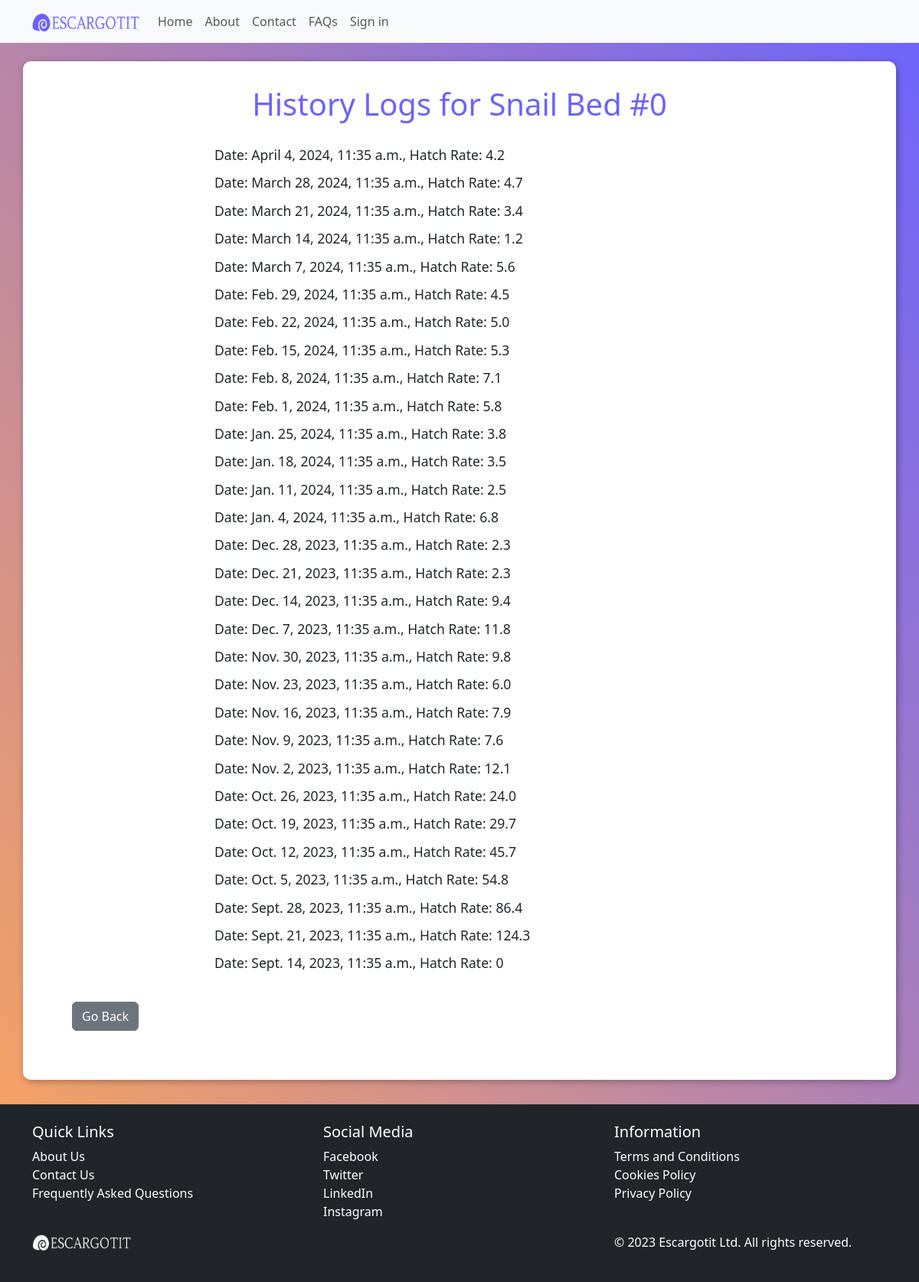
Screenshot of /view_hatch_rate_history/383/ with the database file from the repository.
### core/models.py (models this page shows, shortened)
class SnailBed(models.Model):
    bed_name = models.CharField(max_length=100, unique=False, null=True, blank=True)
    user = models.ForeignKey(AdminUser, on_delete=models.CASCADE, null=True, blank=True, db_constraint=False)
    employee = models.ForeignKey(EmployeeUser, on_delete=models.SET_NULL, null=True, blank=True, db_constraint=False)
    snail_amount = models.IntegerField(null=True, blank=True)
    hatch_rate = models.ForeignKey('SnailHatchRate', on_delete=models.SET_NULL, null=True, blank=True)
    mortality_rate = models.ForeignKey('SnailMortalityRate', on_delete=models.SET_NULL, null=True, blank=True)
    maturity_rate = models.ForeignKey('TimeTakenToMature', on_delete=models.SET_NULL, null=True, blank=True)
    snail_feed = models.ForeignKey('SnailFeed', on_delete=models.SET_NULL, null=True, blank=True)

class SnailHatchRate(models.Model):
    snail_bed = models.ForeignKey(SnailBed, on_delete=models.CASCADE)
    preexisting_snail_amount = models.IntegerField(null=True, blank=True, default=0)
    newly_hatched_snails = models.IntegerField()
    hatch_rate_percentage = models.DecimalField(max_digits=5, decimal_places=2, null=True, blank=True)
    datetime = models.DateTimeField(default=timezone.now)
    @property
    def hatch_rate_percentage(self):
        if self.preexisting_snail_amount > 0:
            return round( (self.newly_hatched_snails / self.preexisting_snail_amount) * 100 , 1)
        else:
            return 0

### core/views.py (the view)
# urls.py: path('view_hatch_rate_history/<int:snail_bed_id>/', views.SnailHatchRateListView.as_view(), name='view_hatch_rate_history'),
class SnailHatchRateListView(ListView):
    model = SnailHatchRate
    template_name = 'history.html'
    context_object_name = 'history_data'
    def get_queryset(self):
        snail_bed = get_object_or_404(SnailBed, id=self.kwargs['snail_bed_id'])
        return SnailHatchRate.objects.filter(snail_bed=snail_bed).order_by('-datetime')
    def get_context_data(self, **kwargs):
        context = super().get_context_data(**kwargs)
        context['snail_bed'] = get_object_or_404(SnailBed, id=self.kwargs['snail_bed_id'])
        return context

### core/templatetags/filters.py (called while the page is built)
@register.filter
def classname(obj):
    return obj.__class__.__name__

### templates/history.html (shortened to what this page needs)
{% extends "base/base.html" %}
{% load static %}
{% load filters %}
{% block scripts %}
    <link href="{% static 'css/history.css' %}" rel="stylesheet" type="text/css">
{% endblock %}
{% block content %}
<div class="main container mt-4">
    <h1>History Logs for {{ snail_bed.bed_name }}</h1>
    {% if history_data %}
        <ul>
            {% for record in history_data %}
                {% with record|classname as modelclass %}
                    {% if modelclass == "SnailHatchRate" %}
                        <li>Date: {{ record.datetime }},
                            Hatch Rate: {{ record.hatch_rate_percentage }}</li>
                    {% elif modelclass == "SnailMortalityRate" %}
                        <li>Date: {{ record.datetime }},
                            Mortality Rate: {{ record.mortality_rate_percentage }}</li>
                    {% elif modelclass == "SnailFeed" %}
                        <li>Date Feed given: {{ record.consumed_on }},
                            Grams of Feed given: {{ record.grams_feed_given }}</li>
                    {% endif %}
                {% endwith %}
            {% endfor %}
        </ul>
    {% else %}
        <h3> No data available </h3>
    {% endif %}
    <div id="button-container">
        <a class="btn btn-secondary" href="{% url 'dashboard' %}">Go Back</a>
     </div>
</div>
{% endblock %}

### static/css/history.css (style rules this page uses)
body { background: linear-gradient(to bottom left, #6c63ff, #ffa659); }
.main.container { background-color: white; box-shadow: 2px 2px 10px rgba(0, 0, 0, 0.3); border-radius: 10px; margin-top: 2rem; margin-bottom: 2rem; padding: 1rem 3rem; }
h1 { color: #6c63ff; padding: 1rem; text-align: center; }
.main ul { padding-left: 0; display: flex; flex-direction: column; align-content: center; align-items: flex-start; justify-content: flex-start; width: 40rem; margin-left: auto; margin-right: auto; }
.main li { list-style-type: none; font-size: 1.1rem; margin-top: 5px; margin-bottom: 5px; }
#button-container { padding: 1rem; margin-bottom: 2rem; }

### rows the page displays
SnailBed: bed_name "Snail Bed #0"
SnailHatchRate: datetime "April 4, 2024, 11:35 a.m.", hatch_rate_percentage "4.2"
SnailHatchRate: datetime "March 28, 2024, 11:35 a.m.", hatch_rate_percentage "4.7"
SnailHatchRate: datetime "March 21, 2024, 11:35 a.m.", hatch_rate_percentage "3.4"
SnailHatchRate: datetime "March 14, 2024, 11:35 a.m.", hatch_rate_percentage "1.2"
SnailHatchRate: datetime "March 7, 2024, 11:35 a.m.", hatch_rate_percentage "5.6"
SnailHatchRate: datetime "Feb. 29, 2024, 11:35 a.m.", hatch_rate_percentage "4.5"
SnailHatchRate: datetime "Feb. 22, 2024, 11:35 a.m.", hatch_rate_percentage "5.0"
SnailHatchRate: datetime "Feb. 15, 2024, 11:35 a.m.", hatch_rate_percentage "5.3"
SnailHatchRate: datetime "Feb. 8, 2024, 11:35 a.m.", hatch_rate_percentage "7.1"
SnailHatchRate: datetime "Feb. 1, 2024, 11:35 a.m.", hatch_rate_percentage "5.8"
SnailHatchRate: datetime "Jan. 25, 2024, 11:35 a.m.", hatch_rate_percentage "3.8"
SnailHatchRate: datetime "Jan. 18, 2024, 11:35 a.m.", hatch_rate_percentage "3.5"
SnailHatchRate: datetime "Jan. 11, 2024, 11:35 a.m.", hatch_rate_percentage "2.5"
SnailHatchRate: datetime "Jan. 4, 2024, 11:35 a.m.", hatch_rate_percentage "6.8"
SnailHatchRate: datetime "Dec. 28, 2023, 11:35 a.m.", hatch_rate_percentage "2.3"
SnailHatchRate: datetime "Dec. 21, 2023, 11:35 a.m.", hatch_rate_percentage "2.3"
SnailHatchRate: datetime "Dec. 14, 2023, 11:35 a.m.", hatch_rate_percentage "9.4"
SnailHatchRate: datetime "Dec. 7, 2023, 11:35 a.m.", hatch_rate_percentage "11.8"
SnailHatchRate: datetime "Nov. 30, 2023, 11:35 a.m.", hatch_rate_percentage "9.8"
SnailHatchRate: datetime "Nov. 23, 2023, 11:35 a.m.", hatch_rate_percentage "6.0"
SnailHatchRate: datetime "Nov. 16, 2023, 11:35 a.m.", hatch_rate_percentage "7.9"
SnailHatchRate: datetime "Nov. 9, 2023, 11:35 a.m.", hatch_rate_percentage "7.6"
SnailHatchRate: datetime "Nov. 2, 2023, 11:35 a.m.", hatch_rate_percentage "12.1"
SnailHatchRate: datetime "Oct. 26, 2023, 11:35 a.m.", hatch_rate_percentage "24.0"
SnailHatchRate: datetime "Oct. 19, 2023, 11:35 a.m.", hatch_rate_percentage "29.7"
SnailHatchRate: datetime "Oct. 12, 2023, 11:35 a.m.", hatch_rate_percentage "45.7"
SnailHatchRate: datetime "Oct. 5, 2023, 11:35 a.m.", hatch_rate_percentage "54.8"
SnailHatchRate: datetime "Sept. 28, 2023, 11:35 a.m.", hatch_rate_percentage "86.4"
SnailHatchRate: datetime "Sept. 21, 2023, 11:35 a.m.", hatch_rate_percentage "124.3"
SnailHatchRate: datetime "Sept. 14, 2023, 11:35 a.m.", hatch_rate_percentage "0"
